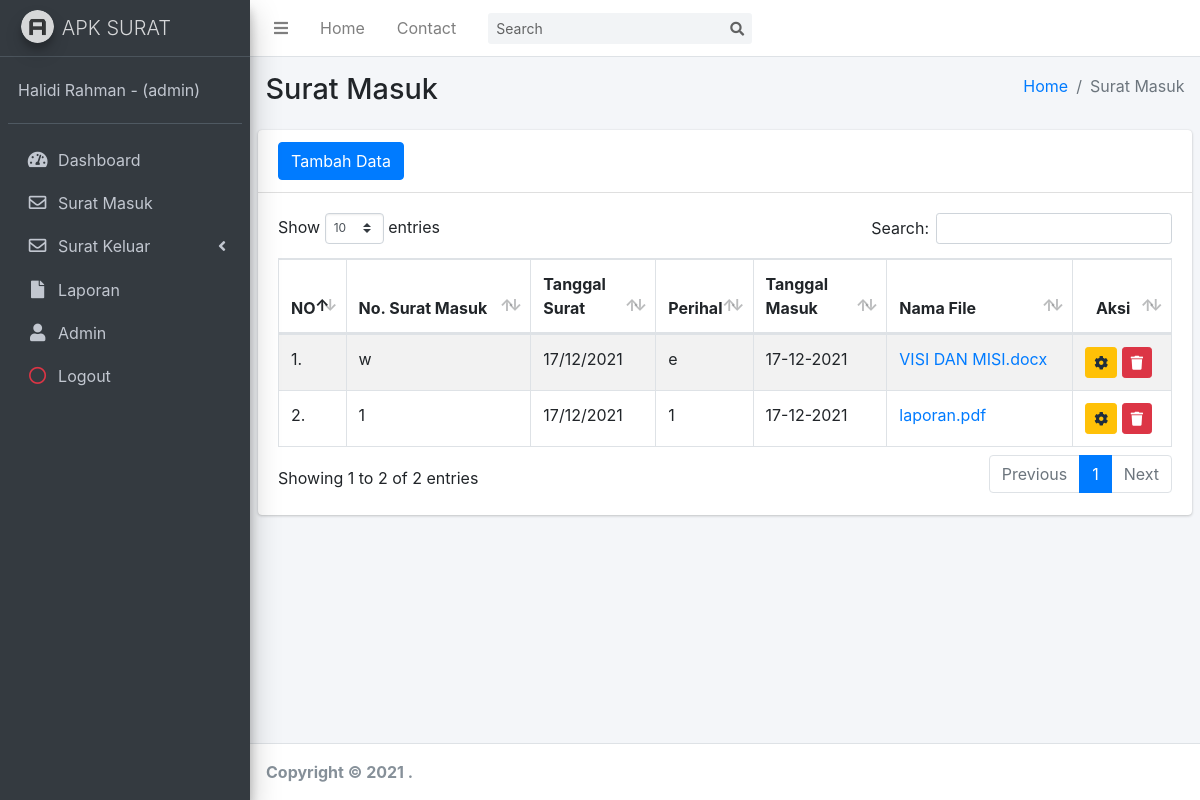
The page /index.php?page=masuk (signed in) on the database its author committed.
### tables this page shows
CREATE TABLE `user` (
  `kd_user` int(11) NOT NULL,
  `nama_user` varchar(30) NOT NULL,
  `jk` enum('L','P') NOT NULL,
  `username` varchar(10) NOT NULL,
  `password` varchar(200) NOT NULL,
  `level` enum('admin','pengguna') NOT NULL
);

CREATE TABLE `surat_masuk` (
  `id_masuk` int(11) NOT NULL,
  `no_surat_masuk` varchar(30) NOT NULL,
  `tanggal_surat` date NOT NULL,
  `perihal` varchar(100) NOT NULL,
  `tanggal_masuk` date NOT NULL,
  `file` varchar(100) NOT NULL
);

### include/koneksi.php (called while the page is built, shortened)
<?php
	function tglIndonesia($str){
		$tr   = trim($str);
		$str    = str_replace(array('Sun', 'Mon', 'Tue', 'Wed', 'Thu', 'Fri', 'Sat', 'January', 'February', 'March', 'April', 'May', 'June', 'July', 'August', 'September', 'October', 'November', 'December'), array('Minggu', 'Senin', 'Selasa', 'Rabu', 'Kamis', 'Jum\'at', 'Sabtu', 'Januari', 'Februari', 'Maret', 'April', 'Mei', 'Juni', 'Juli', 'Agustus', 'September', 'Oktober', 'November', 'Desember'), $tr);
		return $str;
	  }
?>

### page/surat_masuk/data.php (the view, shortened to what this page needs)
<div class="content-wrapper">
    <section class="content-header">
        <div class="container-fluid">
            <div class="row mb-2">
                <div class="col-sm-6">
                    <h1>Surat Masuk</h1>
                </div>
                <div class="col-sm-6">
                    <ol class="breadcrumb float-sm-right">
                        <li class="breadcrumb-item"><a href="#">Home</a></li>
                        <li class="breadcrumb-item active">Surat Masuk</li>
                    </ol>
                </div>
            </div>
        </div>
    </section>
    <section class="content">
        <div class="card">
            <div class="card-header">
                <button type="button" class="btn btn-primary" data-toggle="modal" data-target="#modal-lg">
                    Tambah Data
                </button>
            </div>
            <div class="card-body">
                <table id="example1" class="table table-bordered table-striped">
                    <thead>
                        <tr>
                            <th>NO</th>
                            <th>No. Surat Masuk</th>
                            <th>Tanggal Surat</th>
                            <th>Perihal</th>
                            <th>Tanggal Masuk</th>
                            <th>Nama File</th>
                            <th class="text-center">Aksi</th>
                        </tr>
                    </thead>
                    <tbody>
                        <?php
        					$no = 1;
                            $sql = $koneksi->query("select * from surat_masuk order by id_masuk desc");
        					while ($data=$sql->fetch_assoc()) {
                        ?>
                        <tr>
                            <td width="1%"><?=$no++; ?>.</td>
                            <td><?=$data['no_surat_masuk']; ?></td>
                            <td width="14%"><?=tglIndonesia(date('d/m/Y', strtotime($data['tanggal_surat']))) ?></td>
                            <td width="2%"><?=$data['perihal']; ?></td>
                            <td width="15%"><?=tglIndonesia(date('d-m-Y', strtotime($data['tanggal_masuk']))) ?></td>
                            <td><a href="?page=masuk&aksi=pdf&file=<?=$data['id_masuk']; ?>" target="_blank"><?=$data['file']; ?></a></td>
                            <td>
                                <button type="button" title="Edit" class="btn btn-warning btn-sm" data-toggle="modal" data-target="#edit_<?php echo $data['id_masuk'] ?>">
                                    <i class="fa fa-cog"></i>
                                </button>
                                <button type="button" title="Hapus" class="btn btn-danger btn-sm" data-toggle="modal" data-target="#hapus_<?php echo $data['id_masuk'] ?>">
                                    <i class="fa fa-trash"></i>
                                </button>
                            </td>
                        </tr>
                        <?php } ?>
                    </tbody>
                </table>
            </div>
        </div>
    </section>
</div>

### index.php (shortened to what this page needs)
<?php
include 'include/koneksi.php';
?>
<!DOCTYPE html>
<html>
<head>
  <link rel="stylesheet" href="plugins/fontawesome-free/css/all.min.css">
  <link rel="stylesheet" href="plugins/sweetalert2-theme-bootstrap-4/bootstrap-4.min.css">
  <link rel="stylesheet" href="dist/css/adminlte.min.css">
  <link rel="stylesheet" href="plugins/datatables-bs4/css/dataTables.bootstrap4.min.css">
  <link rel="stylesheet" href="plugins/datatables-responsive/css/responsive.bootstrap4.min.css">
</head>
<body class="hold-transition sidebar-mini layout-fixed">
<div class="wrapper">
<?php
  if($_SESSION['admin']) {
    $user = $_SESSION['admin'];
  }elseif($_SESSION['pengguna']) {
    $user = $_SESSION['pengguna'];
  }
  $sql_user = $koneksi->query("select * from user where kd_user='$user'");
  $data_user = $sql_user->fetch_assoc();
  $level = $data_user['level'];
  $nama = $data_user['nama_user'];
?>
  <nav class="main-header navbar navbar-expand navbar-white navbar-light">
    <ul class="navbar-nav">
      <li class="nav-item">
        <a class="nav-link" data-widget="pushmenu" href="#" role="button"><i class="fas fa-bars"></i></a>
      </li>
      <li class="nav-item d-none d-sm-inline-block">
        <a href="#" class="nav-link">Home</a>
      </li>
      <li class="nav-item d-none d-sm-inline-block">
        <a href="#" class="nav-link">Contact</a>
      </li>
    </ul>
    <form class="form-inline ml-3">
      <div class="input-group input-group-sm">
        <input class="form-control form-control-navbar" type="search" placeholder="Search" aria-label="Search">
        <div class="input-group-append">
          <button class="btn btn-navbar" type="submit">
            <i class="fas fa-search"></i>
          </button>
        </div>
      </div>
    </form>
  </nav>
  <?php include "include/menu.php";?>
  <?php include "include/isi.php";?>
  <footer class="main-footer">
    <strong>Copyright &copy; <?=date('Y')?> <a href=""></a>.</strong>
  </footer>
</div>
</body>
</html>

### include/menu.php (shortened to what this page needs)
<aside class="main-sidebar sidebar-dark-primary elevation-4">
    <a href="index3.html" class="brand-link">
        <img src="dist/img/AdminLTELogo.png" alt="AdminLTE Logo" class="brand-image img-circle elevation-3"
            style="opacity: .8">
        <span class="brand-text font-weight-light">APK SURAT</span>
    </a>
        <div class="sidebar">
            <div class="user-panel mt-3 pb-3 mb-3 d-flex">
                <div class="info">
                    <a href="#" class="d-block"><?=$nama?> - (<?=$level?>)</a>
                </div>
            </div>
            <nav class="mt-2">
                <ul class="nav nav-pills nav-sidebar flex-column" data-widget="treeview" role="menu" data-accordion="false">
                    <li class="nav-item">
                        <a href="index.php" class="nav-link">
                            <i class="nav-icon fas fa-tachometer-alt"></i>
                            <p>Dashboard</p>
                        </a>
                    </li>
                    <li class="nav-item">
                        <a href="?page=masuk" class="nav-link">
                            <i class="nav-icon far fa-envelope"></i>
                            <p>Surat Masuk</p>
                        </a>
                    </li>
                    <?php if($_SESSION['admin'] AND $_SESSION['username']){ ?>
                    <li class="nav-item has-treeview">
                        <a href="#" class="nav-link">
                            <i class="nav-icon far fa-envelope"></i>
                            <p>Surat Keluar
                                <i class="fas fa-angle-left right"></i>
                            </p>
                        </a>
                    </li>
                    <li class="nav-item">
                        <a href="?page=laporan" class="nav-link">
                            <i class="nav-icon fas fa-file"></i>
                            <p>Laporan</p>
                        </a>
                    </li>
                    <li class="nav-item">
                        <a href="?page=user" class="nav-link">
                            <i class="nav-icon fas fa-user"></i>
                            <p>Admin</p>
                        </a>
                    </li>
                    <?php }?>
                    <li class="nav-item">
                        <a href="keluar.php" class="nav-link">
                            <i class="nav-icon far fa-circle text-danger"></i>
                            <p>Logout</p>
                        </a>
                    </li>
                </ul>
            </nav>
        </div>
</aside>

### include/isi.php (shortened to what this page needs)
<?php
	$page = $_GET['page'];
	$aksi = $_GET['aksi'];
	if( !isset($_SESSION["login"])){
		header("location: login.php?alert=belum_login");
		 exit;
	}else{
		if($page == ""){
				include "include/dasbord.php";
		}else
		if($page == "masuk"){
			if($aksi == ""){
				include "page/surat_masuk/data.php";
			}
		}
	}
?>

### rows shown on the page
user: nama_user "Halidi Rahman", level "admin"
surat_masuk: no_surat_masuk "w", tanggal_surat "17/12/2021", perihal "e", tanggal_masuk "17-12-2021", file "VISI DAN MISI.docx"
surat_masuk: no_surat_masuk "1", tanggal_surat "17/12/2021", perihal "1", tanggal_masuk "17-12-2021", file "laporan.pdf"
